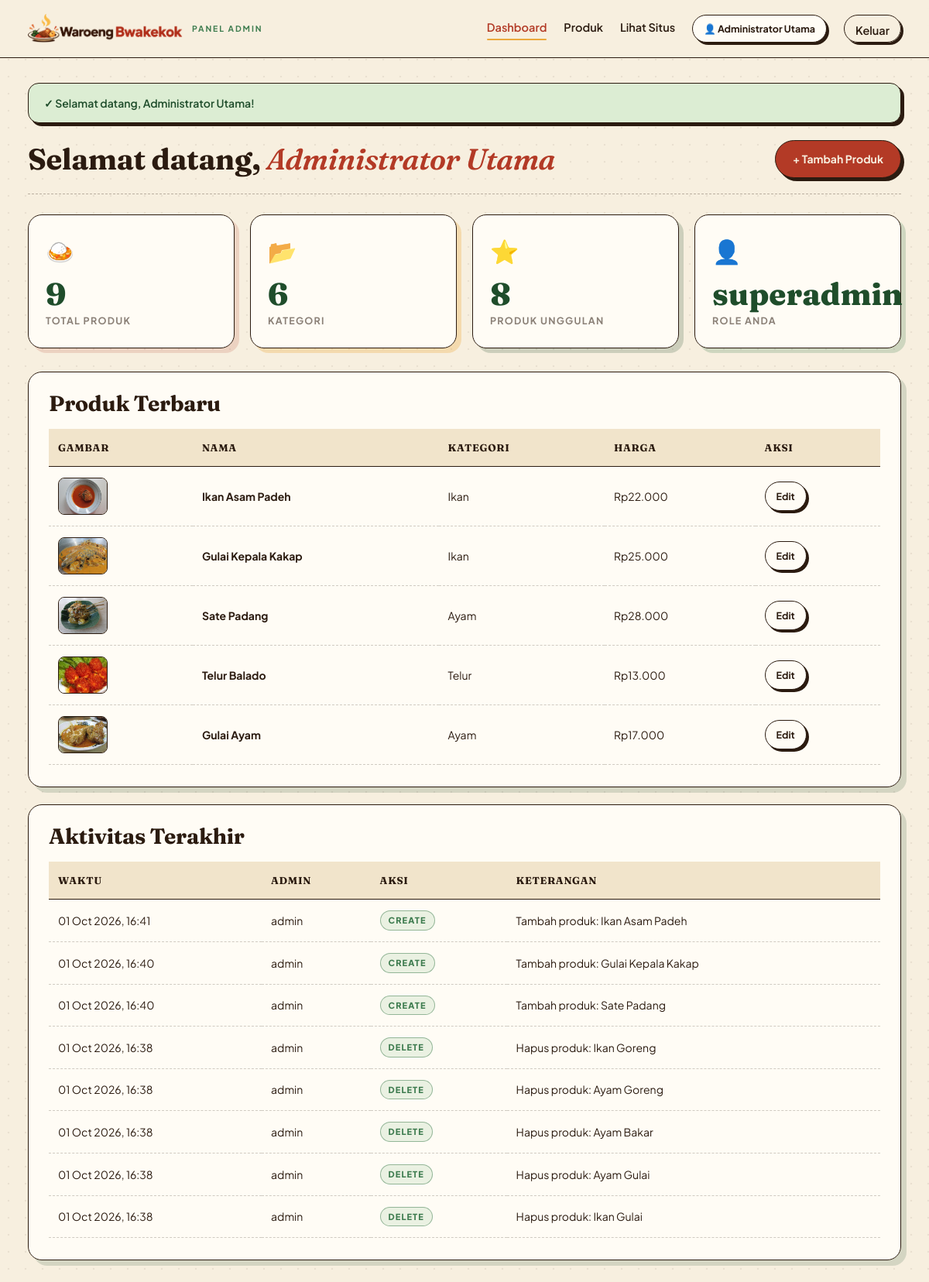
The page /admin/dashboard.php (signed in) on the database its author committed.
### tables this page shows
CREATE TABLE `produk` (
  `id` int NOT NULL,
  `nama` varchar(150) NOT NULL,
  `slug` varchar(180) NOT NULL,
  `deskripsi_singkat` varchar(255) DEFAULT NULL,
  `deskripsi_lengkap` text,
  `komposisi` text,
  `harga` decimal(10,2) NOT NULL,
  `harga_asli` decimal(10,2) DEFAULT NULL,
  `porsi` varchar(50) DEFAULT NULL,
  `kalori` int DEFAULT NULL,
  `lemak` int DEFAULT NULL,
  `karbohidrat` int DEFAULT NULL,
  `serat` int DEFAULT NULL,
  `protein` int DEFAULT NULL,
  `kategori_id` int DEFAULT NULL,
  `gambar_utama` varchar(255) DEFAULT NULL,
  `is_unggulan` tinyint(1) NOT NULL DEFAULT '0',
  `dibuat_pada` timestamp NULL DEFAULT CURRENT_TIMESTAMP
);

CREATE TABLE `kategori` (
  `id` int NOT NULL,
  `slug` varchar(50) NOT NULL,
  `nama` varchar(50) NOT NULL,
  `urutan` int NOT NULL DEFAULT '0'
);

CREATE TABLE `admin_log` (
  `id` int NOT NULL,
  `admin_id` int NOT NULL,
  `aksi` varchar(50) NOT NULL,
  `tabel` varchar(50) DEFAULT NULL,
  `record_id` int DEFAULT NULL,
  `keterangan` varchar(255) DEFAULT NULL,
  `ip_address` varchar(45) DEFAULT NULL,
  `dibuat_pada` timestamp NOT NULL DEFAULT CURRENT_TIMESTAMP
);

### config/helpers.php (called while the page is built, shortened)
<?php
function e(?string $value): string
{
    return htmlspecialchars((string)$value, ENT_QUOTES | ENT_SUBSTITUTE, 'UTF-8');
}
function rupiah($angka): string
{
    return 'Rp' . number_format((float)$angka, 0, ',', '.');
}
function admin_login(): bool
{
    return !empty($_SESSION['admin_id']);
}
function admin_saat_ini(PDO $pdo): ?array
{
    $stmt = $pdo->prepare("
        SELECT id, username, email, nama_lengkap, role
        FROM admin
        WHERE id = :id AND is_aktif = 1
        LIMIT 1
    ");
    $stmt->execute([':id' => (int)$_SESSION['admin_id']]);
    $row = $stmt->fetch();
    return $row ?: null;
}
function gambar_produk_admin(?string $path): string
{
    $path = trim((string)$path);
    return '../assets/img/produk/' . ltrim($path, '/');
}

### admin/inc/auth.php (called while the page is built, shortened)
<?php
require_once __DIR__ . '/../../config/koneksi.php';
require_once __DIR__ . '/../../config/helpers.php';
require_once __DIR__ . '/csrf.php';
$admin = admin_saat_ini($pdo);

### admin/inc/csrf.php (called while the page is built, shortened)
<?php
function flash_get(string $key): ?string
{
    if (!empty($_SESSION['flash'][$key])) {
        $pesan = $_SESSION['flash'][$key];
        return $pesan;
    }
    return null;
}

### admin/dashboard.php (the view, shortened to what this page needs)
<?php
require_once __DIR__ . '/inc/auth.php';
$page_active = 'dashboard';
$total_produk  = (int)$pdo->query("SELECT COUNT(*) FROM produk")->fetchColumn();
$total_kategori = (int)$pdo->query("SELECT COUNT(*) FROM kategori")->fetchColumn();
$total_unggulan = (int)$pdo->query("SELECT COUNT(*) FROM produk WHERE is_unggulan = 1")->fetchColumn();
$log = $pdo->query("
    SELECT l.aksi, l.tabel, l.record_id, l.keterangan, l.dibuat_pada, a.username
    FROM admin_log l
    LEFT JOIN admin a ON a.id = l.admin_id
    ORDER BY l.dibuat_pada DESC
    LIMIT 8
")->fetchAll();
$terbaru = $pdo->query("
    SELECT p.id, p.nama, p.slug, p.harga, p.gambar_utama, k.nama AS kategori
    FROM produk p
    LEFT JOIN kategori k ON k.id = p.kategori_id
    ORDER BY p.id DESC
    LIMIT 5
")->fetchAll();
require __DIR__ . '/inc/header.php';
?>
<div class="page-head">
  <div>
    <h1>Selamat datang, <em><?= e($admin['nama_lengkap'] ?: $admin['username']) ?></em></h1>
  </div>
  <a href="produk-tambah.php" class="btn btn--merah">+ Tambah Produk</a>
</div>
<section class="stat-grid">
  <div class="stat">
    <span class="emoji">🍛</span>
    <span class="num"><?= $total_produk ?></span>
    <span class="label">Total Produk</span>
  </div>
  <div class="stat">
    <span class="emoji">📂</span>
    <span class="num"><?= $total_kategori ?></span>
    <span class="label">Kategori</span>
  </div>
  <div class="stat">
    <span class="emoji">⭐</span>
    <span class="num"><?= $total_unggulan ?></span>
    <span class="label">Produk Unggulan</span>
  </div>
  <div class="stat">
    <span class="emoji">👤</span>
    <span class="num"><?= e($admin['role']) ?></span>
    <span class="label">Role Anda</span>
  </div>
</section>
<section class="card">
  <h2>Produk Terbaru</h2>
  <?php if (empty($terbaru)): ?>
    <p class="empty">Belum ada produk.</p>
  <?php else: ?>
    <div class="tabel-wrap" style="margin-top:16px;">
      <table class="tabel">
        <thead>
          <tr>
            <th>Gambar</th>
            <th>Nama</th>
            <th>Kategori</th>
            <th>Harga</th>
            <th>Aksi</th>
          </tr>
        </thead>
        <tbody>
          <?php foreach ($terbaru as $p): ?>
            <tr>
              <td><img class="thumb" src="<?= e(gambar_produk_admin($p['gambar_utama'])) ?>" alt="" /></td>
              <td><strong><?= e($p['nama']) ?></strong></td>
              <td><?= e($p['kategori'] ?? '—') ?></td>
              <td><?= rupiah($p['harga']) ?></td>
              <td>
                <a href="produk-edit.php?id=<?= (int)$p['id'] ?>" class="btn btn--sm">Edit</a>
              </td>
            </tr>
          <?php endforeach; ?>
        </tbody>
      </table>
    </div>
  <?php endif; ?>
</section>
<section class="card">
  <h2>Aktivitas Terakhir</h2>
  <?php if (empty($log)): ?>
    <p class="empty">Belum ada aktivitas tercatat.</p>
  <?php else: ?>
    <div class="tabel-wrap" style="margin-top:16px;">
      <table class="tabel">
        <thead>
          <tr>
            <th>Waktu</th>
            <th>Admin</th>
            <th>Aksi</th>
            <th>Keterangan</th>
          </tr>
        </thead>
        <tbody>
          <?php foreach ($log as $l): ?>
            <tr>
              <td><?= e(date('d M Y, H:i', strtotime($l['dibuat_pada']))) ?></td>
              <td><?= e($l['username'] ?? '—') ?></td>
              <td><span class="badge badge--hijau"><?= e($l['aksi']) ?></span></td>
              <td><?= e($l['keterangan'] ?? '') ?></td>
            </tr>
          <?php endforeach; ?>
        </tbody>
      </table>
    </div>
  <?php endif; ?>
</section>
<?php require __DIR__ . '/inc/footer.php'; ?>

### admin/inc/header.php (shortened to what this page needs)
<?php
$page_active = $page_active ?? '';
$admin_nama  = $admin['nama_lengkap'] ?? $admin['username'] ?? 'Admin';
?>
<!doctype html>
<html lang="id">
<head>
  <link rel="stylesheet" href="../assets/css/admin.css" />
</head>
<body>
<header class="topbar">
  <div class="topbar-dalam">
    <a class="brand" href="dashboard.php">
      <img src="../assets/img/logo.png" alt="Waroeng Bwakekok" class="brand-logo" />
      <span class="brand-text">
        <small>Panel Admin</small>
      </span>
    </a>
    <nav class="menu-admin">
      <a href="dashboard.php" class="<?= $page_active === 'dashboard' ? 'active' : '' ?>">Dashboard</a>
      <a href="produk.php"    class="<?= $page_active === 'produk'    ? 'active' : '' ?>">Produk</a>
      <a href="../beranda.php" target="_blank" rel="noopener">Lihat Situs</a>
      <span class="user-chip" title="<?= e($admin['email'] ?? '') ?>">
        👤 <?= e($admin_nama) ?>
      </span>
      <a href="logout.php" class="btn btn--sm btn--ghost">Keluar</a>
    </nav>
  </div>
</header>
<main class="wrap">
<?php
$flash_ok  = flash_get('ok');
if ($flash_ok)  echo '<div class="alert alert--ok">✓ '  . e($flash_ok)  . '</div>';
?>

### rows shown on the page
produk: gambar_utama (picture), nama "Ikan Asam Padeh", kategori.nama "Ikan", harga "Rp22.000"
produk: gambar_utama (picture), nama "Gulai Kepala Kakap", kategori.nama "Ikan", harga "Rp25.000"
produk: gambar_utama (picture), nama "Sate Padang", kategori.nama "Ayam", harga "Rp28.000"
produk: gambar_utama (picture), nama "Telur Balado", kategori.nama "Telur", harga "Rp13.000"
produk: gambar_utama (picture), nama "Gulai Ayam", kategori.nama "Ayam", harga "Rp17.000"
admin_log: dibuat_pada "01 Oct 2026, 16:41", admin.username "admin", aksi "CREATE", keterangan "Tambah produk: Ikan Asam Padeh"
admin_log: dibuat_pada "01 Oct 2026, 16:40", admin.username "admin", aksi "CREATE", keterangan "Tambah produk: Gulai Kepala Kakap"
admin_log: dibuat_pada "01 Oct 2026, 16:40", admin.username "admin", aksi "CREATE", keterangan "Tambah produk: Sate Padang"
admin_log: dibuat_pada "01 Oct 2026, 16:38", admin.username "admin", aksi "DELETE", keterangan "Hapus produk: Ikan Goreng"
admin_log: dibuat_pada "01 Oct 2026, 16:38", admin.username "admin", aksi "DELETE", keterangan "Hapus produk: Ayam Goreng"
admin_log: dibuat_pada "01 Oct 2026, 16:38", admin.username "admin", aksi "DELETE", keterangan "Hapus produk: Ayam Bakar"
admin_log: dibuat_pada "01 Oct 2026, 16:38", admin.username "admin", aksi "DELETE", keterangan "Hapus produk: Ayam Gulai"
admin_log: dibuat_pada "01 Oct 2026, 16:38", admin.username "admin", aksi "DELETE", keterangan "Hapus produk: Ikan Gulai"

### other values the page prints
$admin_nama "Administrator Utama"
$flash_ok "Selamat datang, Administrator Utama!"
$admin['nama_lengkap'] ?: $admin['username'] "Administrator Utama"
$total_produk "9"
$total_kategori "6"
$total_unggulan "8"
$admin['role'] "superadmin"
